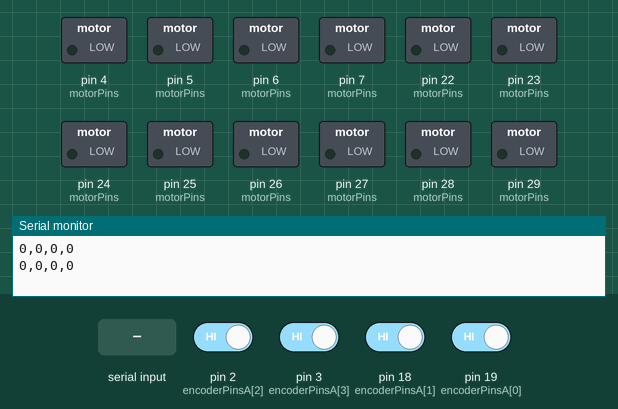
The program below on a simulated Arduino Mega 2560, built with avr-gcc and run on an emulated ATmega2560. On the bench: switched loads named in the program (green lamp = pin HIGH), the last lines printed to the serial monitor. Inputs (shaded band) come from the test bench; at power-on: pin 2 (encoderPinsA[2]), pin 3 (encoderPinsA[3]), pin 18 (encoderPinsA[1]), pin 19 (encoderPinsA[0]) HIGH.

Above: at 0.9 s.
1.0 s: "90,45,200\n" received over Serial
At 2.1 s:
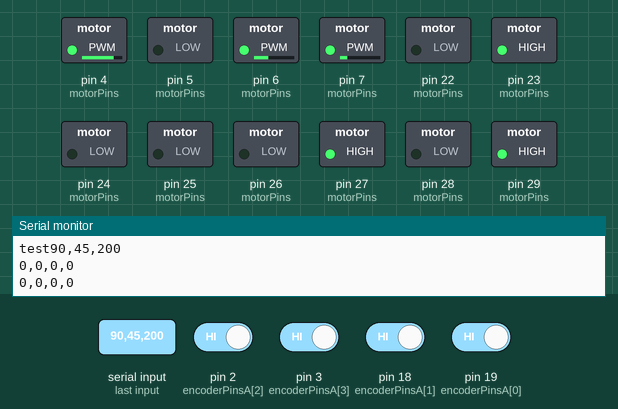
2.5 s: "90,45\n" received over Serial
At 3.5 s:
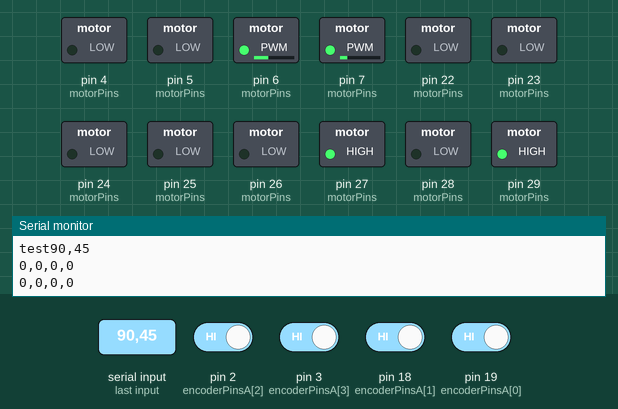
4.0 s: "90,45,200,10\n" received over Serial
At 4.7 s:
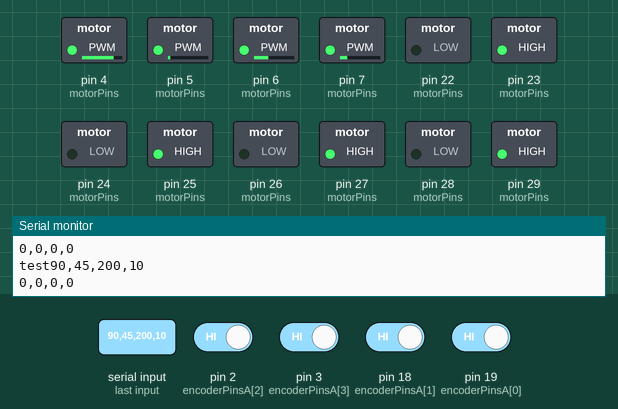
5.5 s: "1\n" received over Serial
At 6.7 s:
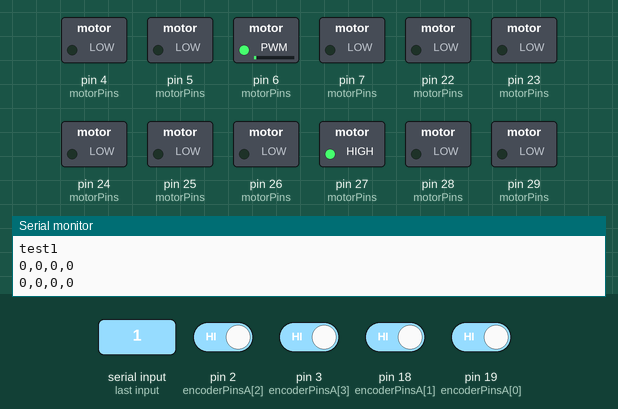
7.0 s: "30,150,10\n" received over Serial
At 8.2 s:
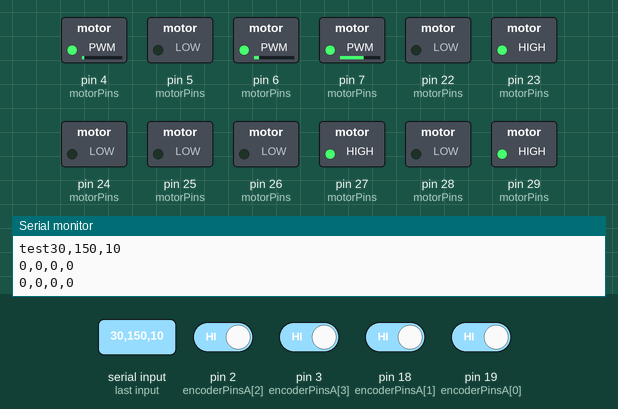
8.5 s: "30,150\n" received over Serial
At 9.5 s:
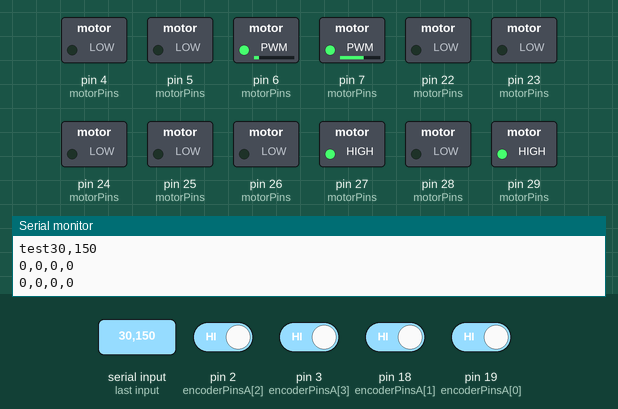
Timing chart, 0 to 11.0 s (numbered marks = the images above; inputs shaded):
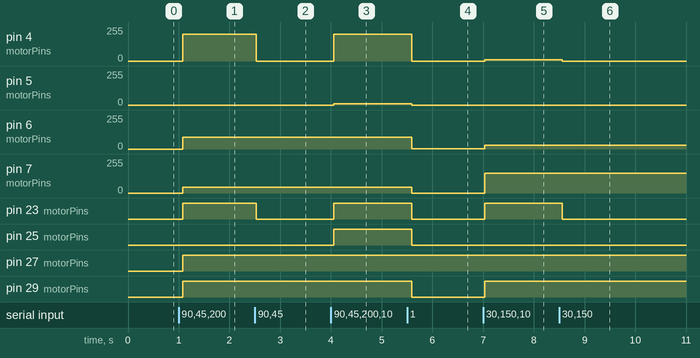

The program:

main.cpp
```cpp
#include <Arduino.h>
#include <PID_v1.h>
#include <Arduino_FreeRTOS.h>

#define CPR 1440 // Encoder counts per revolution;

// Encoder Position Variables
volatile long encoderPosition1 = 0;
volatile long encoderPosition2 = 0;
volatile long encoderPosition3 = 0;
volatile long encoderPosition4 = 0;

long lastEncoderPosition[4] = {0, 0, 0, 0};
unsigned long lastTime[4] = {0, 0, 0, 0};

// Motor Control Pins
const int motorPins[4][3] = {
    {6, 26, 27}, // Motor 1: Enable, IN1, IN2 (Top Left)
    {7, 28, 29}, // Motor 2: Enable, IN1, IN2 (Top Right)
    {4, 22, 23}, // Motor 3: Enable, IN1, IN2 (Bottom Left)
    {5, 24, 25}, // Motor 4: Enable, IN1, IN2 (Bottom Right)
};

// Encoder Pins (Channels A and B for each encoder)
const int encoderPinsA[4] = {19, 18, 2, 3};   // Encoder Channel A pins
const int encoderPinsB[4] = {50, 51, 53, 52}; // Encoder Channel B pins

// PID Variables
double setpoint[4], input[4], output[4];
double kp = 1.0, ki = 0, kd = 0; // Tune these values
PID pids[4] = {
    PID(&input[0], &output[0], &setpoint[0], kp, ki, kd, DIRECT),
    PID(&input[1], &output[1], &setpoint[1], kp, ki, kd, DIRECT),
    PID(&input[2], &output[2], &setpoint[2], kp, ki, kd, DIRECT),
    PID(&input[3], &output[3], &setpoint[3], kp, ki, kd, DIRECT)};

// Task Handles
TaskHandle_t PIDTaskHandle = NULL;
TaskHandle_t SerialTaskHandle = NULL;

// Function to handle changes on both channels of the encoder
void handleEncoderChange(int encoderIndex, volatile long &encoderPosition)
{
  // Read both channels
  int a = digitalRead(encoderPinsA[encoderIndex]);
  int b = digitalRead(encoderPinsB[encoderIndex]);

  // Invert direction for the right-side encoders (motor 2 and 4)
  if (encoderIndex == 1 || encoderIndex == 3)
  {
    // Inverted direction
    if (a == b)
    {
      encoderPosition++; // Reverse
    }
    else
    {
      encoderPosition--; // Forward
    }
  }
  else
  {
    // Normal direction
    if (a == b)
    {
      encoderPosition--; // Forward
    }
    else
    {
      encoderPosition++; // Reverse
    }
  }
}

// Interrupt service routine for encoder 1
void encoder1ISR()
{
  handleEncoderChange(0, encoderPosition1);
}

// Interrupt service routine for encoder 2
void encoder2ISR()
{
  handleEncoderChange(1, encoderPosition2);
}

// Interrupt service routine for encoder 3
void encoder3ISR()
{
  handleEncoderChange(2, encoderPosition3);
}

// Interrupt service routine for encoder 4
void encoder4ISR()
{
  handleEncoderChange(3, encoderPosition4);
}

// Set motor speed using PWM on the Enable pin and control direction with IN1 and IN2
void setMotorSpeed(int motorIndex, double pwmValue)
{
  // Ensure the PWM value is within bounds
  int pwm = constrain(pwmValue, -255, 255);

  if (pwm > 0)
  {
    // Forward direction
    digitalWrite(motorPins[motorIndex][1], LOW);  // IN1
    digitalWrite(motorPins[motorIndex][2], HIGH); // IN2
    analogWrite(motorPins[motorIndex][0], pwm);   // Enable pin controls speed
  }
  else if (pwm < 0)
  {
    // Reverse direction
    digitalWrite(motorPins[motorIndex][1], HIGH); // IN1
    digitalWrite(motorPins[motorIndex][2], LOW);  // IN2
    analogWrite(motorPins[motorIndex][0], -pwm);  // Enable pin controls speed (use absolute value)
  }
  else
  {
    // Stop the motor
    digitalWrite(motorPins[motorIndex][0], LOW); // Disable motor (no PWM signal)
    digitalWrite(motorPins[motorIndex][1], LOW); // Stop motor
    digitalWrite(motorPins[motorIndex][2], LOW); // Stop motor
  }
}

void parseWheelVelocities(const char *data)
{
  // Expected format: "wheel1_velocity,wheel2_velocity,wheel3_velocity,wheel4_velocity"
  // sscanf(data.c_str(), "%lf,%lf,%lf,%lf", &setpoint[0], &setpoint[1], &setpoint[2], &setpoint[3]);
  // use strtok() to split the string into tokens based on the delimiter ','
  setpoint[0] = atof(strtok(data, ","));
  setpoint[1] = atof(strtok(NULL, ","));
  setpoint[2] = atof(strtok(NULL, ","));
  setpoint[3] = atof(strtok(NULL, ","));

  // Serial.println(setpoint[0]);
  // Serial.println(setpoint[1]);
  // Serial.println(setpoint[2]);
  // Serial.println(setpoint[3]);
}

// Calculate current speed of the wheel using encoder feedback in rad/s
float calculateCurrentSpeed(int wheelIndex)
{
  // Get the current time and encoder position
  unsigned long currentTime = millis(); // Time in milliseconds
  long currentEncoderPosition = 0;

  // Select the correct encoder position based on the wheel index
  switch (wheelIndex)
  {
  case 0:
    currentEncoderPosition = encoderPosition1;
    break;
  case 1:
    currentEncoderPosition = encoderPosition2;
    break;
  case 2:
    currentEncoderPosition = encoderPosition3;
    break;
  case 3:
    currentEncoderPosition = encoderPosition4;
    break;
  default:
    return 0;
  }

  // Calculate the time difference (delta t) in seconds
  float deltaTime = (currentTime - lastTime[wheelIndex]) / 1000.0; // Convert to seconds

  // Prevent division by zero
  if (deltaTime <= 0)
  {
    deltaTime = 0.001; // If no time has passed, assume a small value
  }

  // Calculate the change in encoder counts (delta counts)
  long deltaCounts = currentEncoderPosition - lastEncoderPosition[wheelIndex];

  // Store the current encoder position and time for the next calculation
  lastEncoderPosition[wheelIndex] = currentEncoderPosition;
  lastTime[wheelIndex] = currentTime;

  // Calculate the speed in revolutions per second (RPS)
  float speedRPS = deltaCounts / (float)CPR / deltaTime;

  // Convert speed from RPS to rad/s (1 revolution = 2 * pi radians)
  float speedRadPerSec = speedRPS * 2 * PI;

  return speedRadPerSec; // Return the speed in rad/s
}

// Function to send raw encoder positions back to Raspberry Pi
void sendEncoderData()
{
  // Print encoder data to the serial monitor
  Serial.print(encoderPosition1);
  Serial.print(",");
  Serial.print(encoderPosition2);
  Serial.print(",");
  Serial.print(encoderPosition3);
  Serial.print(",");
  Serial.println(encoderPosition4);
}

// PID Control Task
void PIDControlTask(void *pvParameters)
{
  (void)pvParameters;

  for (;;)
  {
    // Check if data is available from Raspberry Pi
    if (Serial.available() > 0)
    {
      String readLine = Serial.readStringUntil('\n');
      const char *data = readLine.c_str();
      Serial.println("test"+ String(data)); // Echo back the received data for debugging
      parseWheelVelocities(data);

      // Read encoders and update PID control
      for (int i = 0; i < 4; i++)
      {
        input[i] = calculateCurrentSpeed(i); // Calculate speed based on encoder position
        pids[i].Compute();                   // Update PID control
        setMotorSpeed(i, output[i]);         // Apply PID output to motor
      }
    }
    vTaskDelay(100 / portTICK_PERIOD_MS); // Delay for 100 ms
  }
}
// Serial Communication Task
void SerialTask(void *pvParameters)
{
  (void)pvParameters;

  for (;;)
  {
    // Send raw encoder data back to Raspberry Pi
    sendEncoderData();

    vTaskDelay(500 / portTICK_PERIOD_MS); // Delay for 500 ms
  }
}

void setup()
{
  Serial.begin(9600); // USB Communication
  // Serial2.begin(9600); // UART Communication

  for (int i = 0; i < 4; i++)
  {
    pinMode(motorPins[i][0], OUTPUT); // Enable pin
    pinMode(motorPins[i][1], OUTPUT); // IN1
    pinMode(motorPins[i][2], OUTPUT); // IN2
    pinMode(encoderPinsA[i], INPUT);  // Encoder Channel A
    pinMode(encoderPinsB[i], INPUT);  // Encoder Channel B
    pids[i].SetMode(AUTOMATIC);
    pids[i].SetOutputLimits(-255, 255); // PWM limits
  }

  // Attach interrupts for encoder channels
  attachInterrupt(digitalPinToInterrupt(encoderPinsA[0]), encoder1ISR, CHANGE);
  attachInterrupt(digitalPinToInterrupt(encoderPinsA[1]), encoder2ISR, CHANGE);
  attachInterrupt(digitalPinToInterrupt(encoderPinsA[2]), encoder3ISR, CHANGE);
  attachInterrupt(digitalPinToInterrupt(encoderPinsA[3]), encoder4ISR, CHANGE);

  // Create tasks
  xTaskCreate(PIDControlTask, "PID Control Task", 128, NULL, 1, &PIDTaskHandle);
  xTaskCreate(SerialTask, "Serial Task", 128, NULL, 1, &SerialTaskHandle);

  // Start the scheduler
  vTaskStartScheduler();
}

void loop()
{
}
```

Measured:
- after the input at 1.0 s, pin 4 (motorPins): 0/255 → 200/255 after 0.08 s; pin 6 (motorPins): 0/255 → 90/255 after 0.08 s; pin 7 (motorPins): 0/255 → 45/255 after 0.08 s; pin 23 (motorPins), pin 27 (motorPins), pin 29 (motorPins): LOW → HIGH after 0.08 s
- after the input at 2.5 s, pin 4 (motorPins): 200/255 → 0/255 at once; pin 23 (motorPins): HIGH → LOW at once
- after the input at 4.0 s, pin 4 (motorPins): 0/255 → 200/255 after 0.06 s; pin 5 (motorPins): 0/255 → 10/255 after 0.06 s; pin 23 (motorPins), pin 25 (motorPins): LOW → HIGH after 0.06 s
- after the input at 5.5 s, pin 4 (motorPins): 200/255 → 0/255 after 0.09 s; pin 5 (motorPins): 10/255 → 0/255 after 0.09 s; pin 6 (motorPins): 90/255 → 1/255 after 0.09 s; pin 7 (motorPins): 45/255 → 0/255 after 0.09 s; pin 23 (motorPins), pin 25 (motorPins), pin 29 (motorPins): HIGH → LOW after 0.09 s
- after the input at 7.0 s, pin 4 (motorPins): 0/255 → 10/255 at once; pin 6 (motorPins): 1/255 → 30/255 at once; pin 7 (motorPins): 0/255 → 150/255 at once; pin 23 (motorPins), pin 29 (motorPins): LOW → HIGH at once
- after the input at 8.5 s, pin 4 (motorPins): 10/255 → 0/255 after 0.06 s; pin 23 (motorPins): HIGH → LOW after 0.06 s
